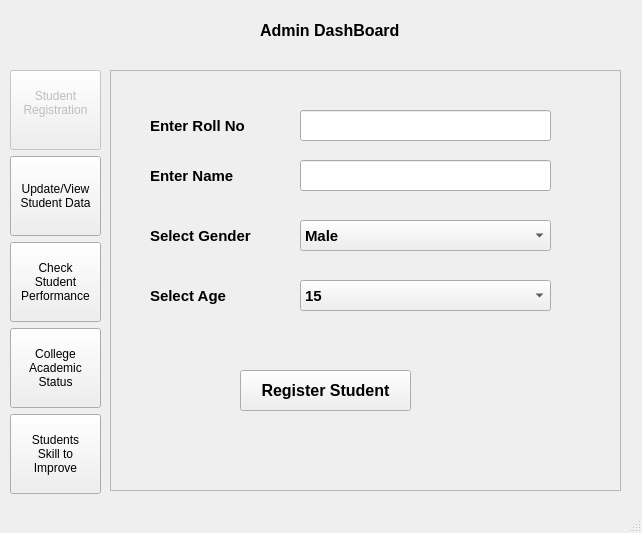
<?xml version="1.0" encoding="UTF-8"?>
<ui version="4.0">
 <class>MainWindow</class>
 <widget class="QMainWindow" name="MainWindow">
  <property name="geometry">
   <rect>
    <x>0</x>
    <y>0</y>
    <width>642</width>
    <height>533</height>
   </rect>
  </property>
  <property name="windowTitle">
   <string>Admin DashBoard</string>
  </property>
  <widget class="QWidget" name="centralwidget">
   <widget class="QLabel" name="label">
    <property name="geometry">
     <rect>
      <x>260</x>
      <y>10</y>
      <width>151</width>
      <height>41</height>
     </rect>
    </property>
    <property name="font">
     <font>
      <pointsize>12</pointsize>
      <weight>75</weight>
      <bold>true</bold>
     </font>
    </property>
    <property name="text">
     <string>Admin DashBoard</string>
    </property>
   </widget>
   <widget class="QWidget" name="verticalLayoutWidget">
    <property name="geometry">
     <rect>
      <x>10</x>
      <y>70</y>
      <width>91</width>
      <height>426</height>
     </rect>
    </property>
    <layout class="QVBoxLayout" name="verticalLayout_2">
     <item>
      <widget class="QPushButton" name="pushButton_2">
       <property name="enabled">
        <bool>false</bool>
       </property>
       <property name="minimumSize">
        <size>
         <width>80</width>
         <height>80</height>
        </size>
       </property>
       <property name="text">
        <string>Student
Registration
</string>
       </property>
      </widget>
     </item>
     <item>
      <widget class="QPushButton" name="pushButton_4">
       <property name="minimumSize">
        <size>
         <width>80</width>
         <height>80</height>
        </size>
       </property>
       <property name="text">
        <string>Update/View
Student Data</string>
       </property>
      </widget>
     </item>
     <item>
      <widget class="QPushButton" name="pushButton_5">
       <property name="minimumSize">
        <size>
         <width>80</width>
         <height>80</height>
        </size>
       </property>
       <property name="text">
        <string>Check
Student
Performance</string>
       </property>
      </widget>
     </item>
     <item>
      <widget class="QPushButton" name="pushButton_3">
       <property name="minimumSize">
        <size>
         <width>80</width>
         <height>80</height>
        </size>
       </property>
       <property name="text">
        <string>College
Academic
Status</string>
       </property>
      </widget>
     </item>
     <item>
      <widget class="QPushButton" name="pushButton">
       <property name="minimumSize">
        <size>
         <width>80</width>
         <height>80</height>
        </size>
       </property>
       <property name="text">
        <string>Students
Skill to
Improve</string>
       </property>
      </widget>
     </item>
    </layout>
   </widget>
   <widget class="QFrame" name="frameStudentRegistration">
    <property name="geometry">
     <rect>
      <x>110</x>
      <y>70</y>
      <width>511</width>
      <height>421</height>
     </rect>
    </property>
    <property name="frameShape">
     <enum>QFrame::StyledPanel</enum>
    </property>
    <property name="frameShadow">
     <enum>QFrame::Raised</enum>
    </property>
    <widget class="QLabel" name="label_2">
     <property name="geometry">
      <rect>
       <x>40</x>
       <y>40</y>
       <width>121</width>
       <height>31</height>
      </rect>
     </property>
     <property name="font">
      <font>
       <pointsize>11</pointsize>
       <weight>75</weight>
       <bold>true</bold>
      </font>
     </property>
     <property name="text">
      <string>Enter Roll No</string>
     </property>
    </widget>
    <widget class="QLabel" name="label_3">
     <property name="geometry">
      <rect>
       <x>40</x>
       <y>90</y>
       <width>121</width>
       <height>31</height>
      </rect>
     </property>
     <property name="font">
      <font>
       <pointsize>11</pointsize>
       <weight>75</weight>
       <bold>true</bold>
      </font>
     </property>
     <property name="text">
      <string>Enter Name</string>
     </property>
    </widget>
    <widget class="QLabel" name="label_4">
     <property name="geometry">
      <rect>
       <x>40</x>
       <y>150</y>
       <width>121</width>
       <height>31</height>
      </rect>
     </property>
     <property name="font">
      <font>
       <pointsize>11</pointsize>
       <weight>75</weight>
       <bold>true</bold>
      </font>
     </property>
     <property name="text">
      <string>Select Gender</string>
     </property>
    </widget>
    <widget class="QLabel" name="label_5">
     <property name="geometry">
      <rect>
       <x>40</x>
       <y>210</y>
       <width>121</width>
       <height>31</height>
      </rect>
     </property>
     <property name="font">
      <font>
       <pointsize>11</pointsize>
       <weight>75</weight>
       <bold>true</bold>
      </font>
     </property>
     <property name="text">
      <string>Select Age</string>
     </property>
    </widget>
    <widget class="QLineEdit" name="lineEdit">
     <property name="geometry">
      <rect>
       <x>190</x>
       <y>40</y>
       <width>251</width>
       <height>31</height>
      </rect>
     </property>
    </widget>
    <widget class="QLineEdit" name="lineEdit_2">
     <property name="geometry">
      <rect>
       <x>190</x>
       <y>90</y>
       <width>251</width>
       <height>31</height>
      </rect>
     </property>
    </widget>
    <widget class="QComboBox" name="comboBox">
     <property name="geometry">
      <rect>
       <x>190</x>
       <y>150</y>
       <width>251</width>
       <height>31</height>
      </rect>
     </property>
     <property name="font">
      <font>
       <pointsize>11</pointsize>
       <weight>75</weight>
       <bold>true</bold>
      </font>
     </property>
     <property name="contextMenuPolicy">
      <enum>Qt::DefaultContextMenu</enum>
     </property>
     <property name="editable">
      <bool>false</bool>
     </property>
     <item>
      <property name="text">
       <string>Male</string>
      </property>
     </item>
     <item>
      <property name="text">
       <string>Female</string>
      </property>
     </item>
    </widget>
    <widget class="QComboBox" name="comboBox_2">
     <property name="geometry">
      <rect>
       <x>190</x>
       <y>210</y>
       <width>251</width>
       <height>31</height>
      </rect>
     </property>
     <property name="font">
      <font>
       <pointsize>11</pointsize>
       <weight>75</weight>
       <bold>true</bold>
      </font>
     </property>
     <item>
      <property name="text">
       <string>15</string>
      </property>
     </item>
     <item>
      <property name="text">
       <string>16</string>
      </property>
     </item>
     <item>
      <property name="text">
       <string>17</string>
      </property>
     </item>
     <item>
      <property name="text">
       <string>18</string>
      </property>
     </item>
     <item>
      <property name="text">
       <string>19</string>
      </property>
     </item>
     <item>
      <property name="text">
       <string>20</string>
      </property>
     </item>
     <item>
      <property name="text">
       <string>21</string>
      </property>
     </item>
     <item>
      <property name="text">
       <string>22</string>
      </property>
     </item>
    </widget>
    <widget class="QPushButton" name="pushButton_6">
     <property name="geometry">
      <rect>
       <x>130</x>
       <y>300</y>
       <width>171</width>
       <height>41</height>
      </rect>
     </property>
     <property name="font">
      <font>
       <pointsize>12</pointsize>
       <weight>75</weight>
       <bold>true</bold>
      </font>
     </property>
     <property name="text">
      <string>Register Student</string>
     </property>
    </widget>
   </widget>
  </widget>
  <widget class="QStatusBar" name="statusbar"/>
 </widget>
 <resources/>
 <connections/>
</ui>
